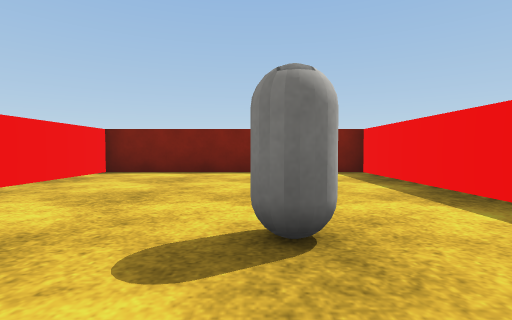
view 1 (above)

16 first-person views from a walk through a Unity game level. The camera is 0.51 m above the floor, tilts 2° down and sees 85° across. The floor is counted in squares, 1 m on a side. Each view is taken from the middle of a square. On the plan, view 1 faces up. The plan holds only what a view shows up to about 9 squares ahead; the rest is blank. The player is left out. Surface patterns are stand-ins for the level's own textures.

view 2
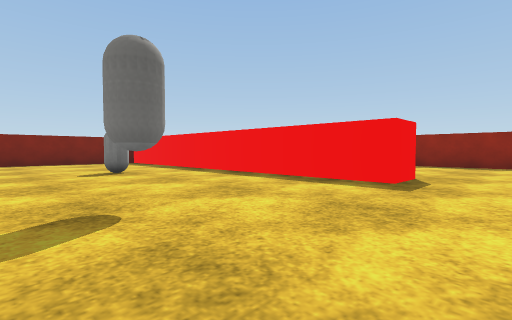

view 3
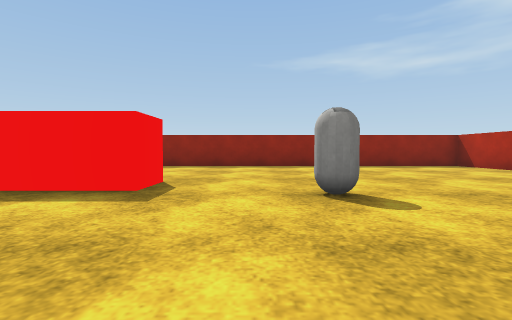

view 4
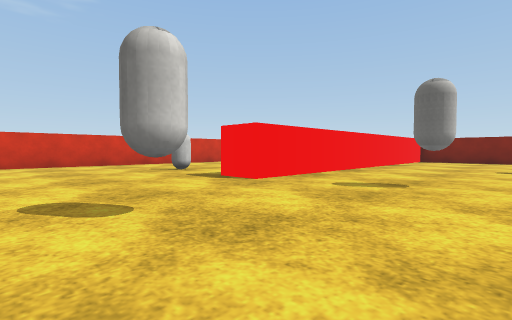

view 5
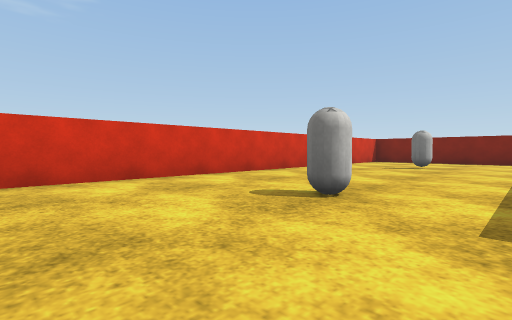

view 6
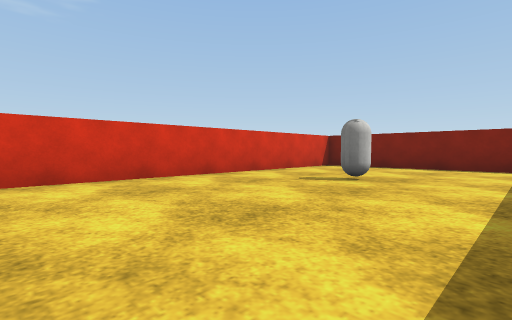

view 7
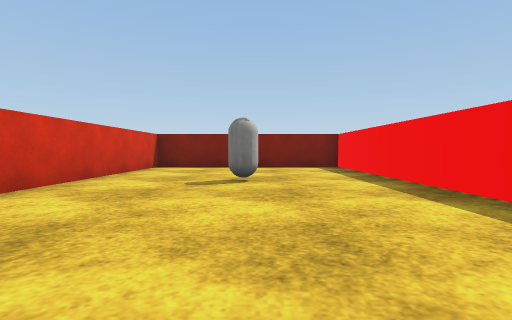

view 8
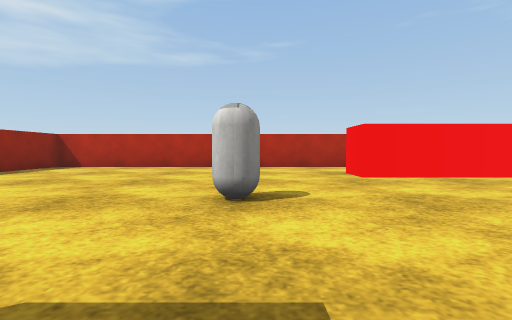

view 9
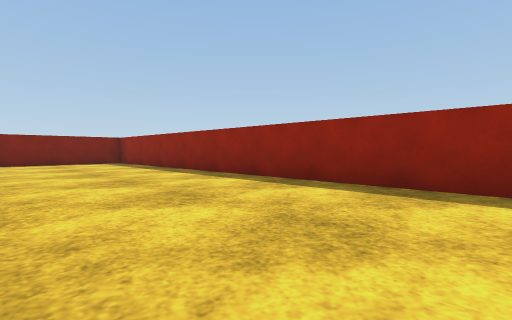

view 10
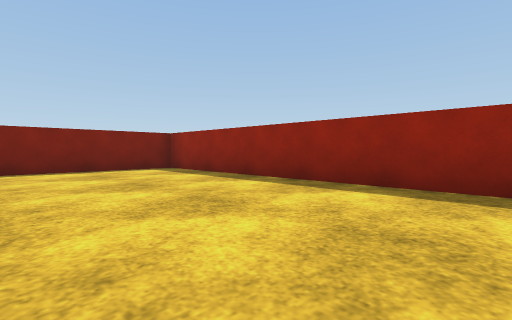

view 11
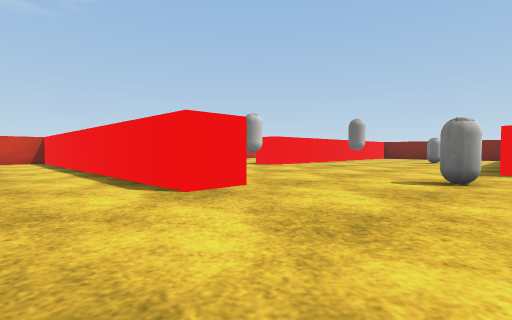

view 12
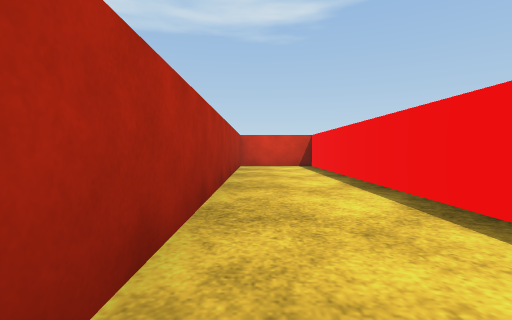

view 13
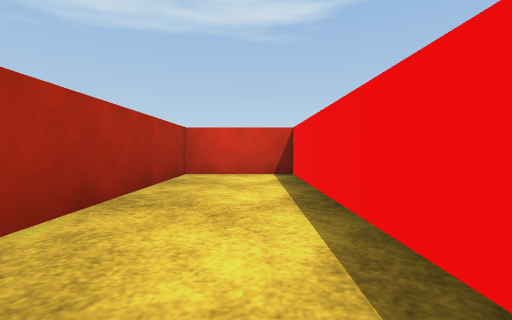

view 14
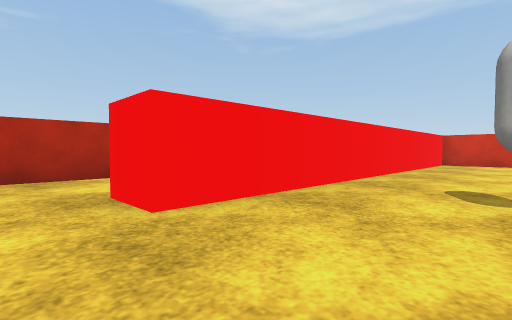

view 15
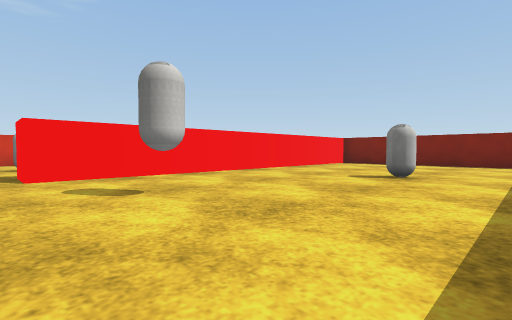

view 16
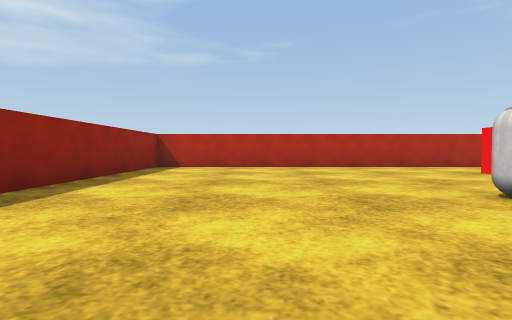

### Floor plan
Points are (right, up) in squares from view 1. A wall is a line through its corners. A room is listed if a view was taken in it or the views show most of it. See-through windows are left out.
Room 1 (views 1, 2, 3, 4, 5, 6, 7, 8, 9, 10, 11, 12, 13, 14, 15, 16)
walls: (-4.5, 0.6) (-4.5, 6.5) (-10, 6.5) (-10, -7.8); (3.5, -3.5) (2.5, -3.5) (2.5, 6.5) (-3.5, 6.5) (-3.5, -3.5) (-4.5, -3.5); (-9.6, -8.2) (0, -8.2) (0, -9.2) (-10, -9.2) (-10, -11.5) (8, -11.5) (8, 6.5) (4.2, 6.5)
objects: capsule (-7, -3); capsule (-7, 3); capsule (-2, -6); capsule (-1, -3) to (-1, -2); capsule (0, 2); capsule (2, -6)

Positions as (right, up) in squares from view 1, and headings:
1: (0, 0), facing up
2: (-2, -5), facing up-right
3: (-1, -5), facing right
4: (0, -7), facing up-left
5: (-5, -6), facing up-left
6: (-5, -2), facing up-left
7: (-7, -2), facing up
8: (2, -3), facing down
9: (4, -5), facing up-right
10: (4, -1), facing up-right
11: (3, -11), facing up-left
12: (-1, -11), facing left
13: (-4, -10), facing left
14: (1, -6), facing down-left
15: (2, -4), facing up-left
16: (5, -3), facing down
